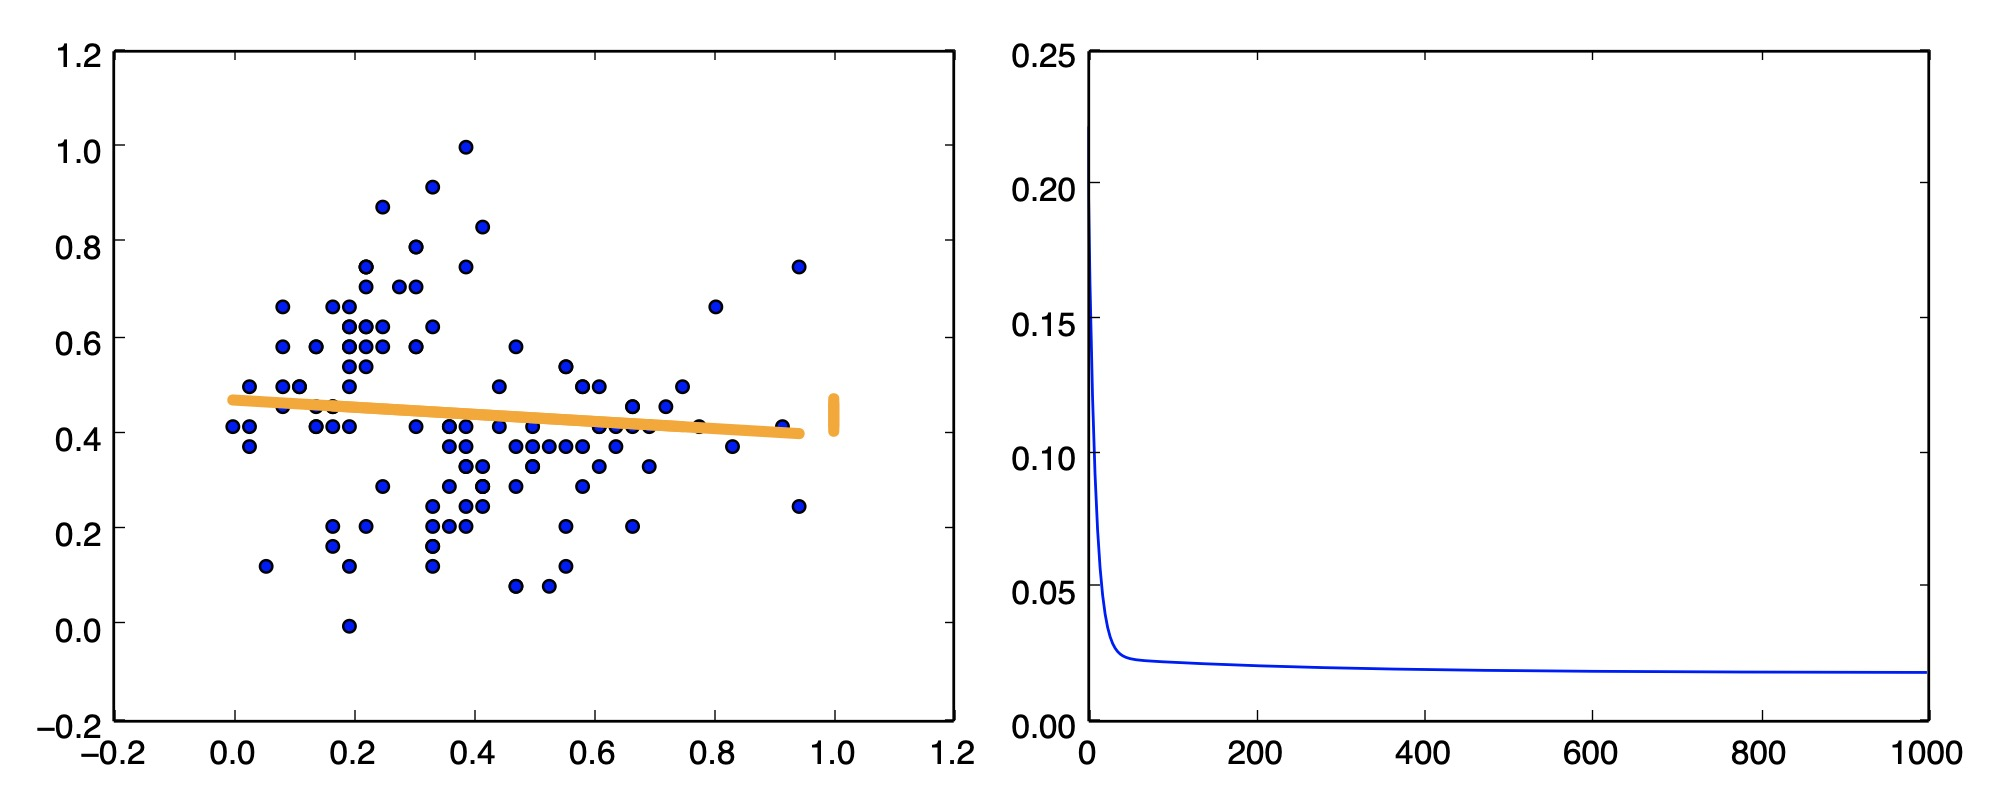

The Python source for this figure:
#!/usr/bin/env python
# -*- coding: utf-8 -*- 

import matplotlib.pyplot as plt
import numpy as np


def preprocess():
    # import the data and normalize it
    dataset = np.genfromtxt("data/iris.csv", delimiter=",")
    low, high = np.amin(dataset, axis=0), np.amax(dataset, axis=0)
    for j in range(4):
        minimum, maximum = low[j], high[j]
        for i in range(150):
            dataset[i][j] = (dataset[i][j] - minimum)/(maximum - minimum)

    # using first column as X regression variables and 2nd column as Y variable
    data = dataset[:, [0, 1]]
    return data


def test_train_split(data):
    training_data = data[0:120, :]
    X_train, y_train = training_data[:, 0], training_data[:, 1]
    X_train = X_train.reshape((120, 1))
    y_train = y_train.reshape((120, 1))
    return X_train, y_train


def initialize(X_train, y_train):
    # x.shape = (120,2) -> contains 1 column corresponding to X_train and a column of 1's corresponding to bias
    x = np.c_[np.ones((X_train.shape[0], 1)), X_train]
    y = y_train

    # initialize the model parameters
    lr = 0.05
    epochs = 1000
    w = np.random.rand(x.shape[1], 1)
    all_losses = []
    m = x.shape[0]

    return x, y, w, lr, m, epochs, all_losses


def train(x, y, w, lr, m, epochs, all_losses):

    # training loop
    for _ in range(epochs):
        # y_pred corresponds to h(x) = β0 + β1 * X
        y_pred = np.dot(x, w)
        residuals = y_pred - y
        gradient_vector = np.dot(x.T, residuals)
        w -= (lr / m) * gradient_vector
        epoch_loss = np.sum((residuals ** 2)) / (2 * m)
        all_losses.append(epoch_loss)

    return w, all_losses


def write_summary(x, y, w):

    # output summary
    predicted_values = np.dot(x, w)
    beta_0, beta_1 = w[0], w[1]
    rmse = np.sqrt(np.sum((y - predicted_values) ** 2))

    print('The value of β0 is {}'.format(beta_0))
    print('The value of β1 is {}'.format(beta_1))
    print('Root mean squared error of the model is {}.'.format(rmse))

    return predicted_values


def plot(x, y, X_train, predicted_values, all_losses):
    fig, axs = plt.subplots(1, 2, figsize=(10, 4), sharey=False)
    axs[0].scatter(X_train, y)
    axs[0].plot(x, predicted_values, lw=4,
                c='orange', label='Regression Line')
    axs[1].plot(all_losses, label='Losses')
    if plt.get_backend().lower() in ['agg', 'macosx']:
        fig.set_tight_layout(True)
    else:
        fig.tight_layout()
    #fig.savefig('simplelinreg.jpg')
    plt.show()


if __name__ == "__main__":
    data = preprocess()
    X_train, y_train = test_train_split(data)
    x, y, w, lr, m, epochs, all_losses = initialize(X_train, y_train)
    w, all_losses = train(x, y, w, lr, m, epochs, all_losses)
    predicted_values = write_summary(x, y, w)
    plot(x, y, X_train, predicted_values, all_losses)
    exit()
